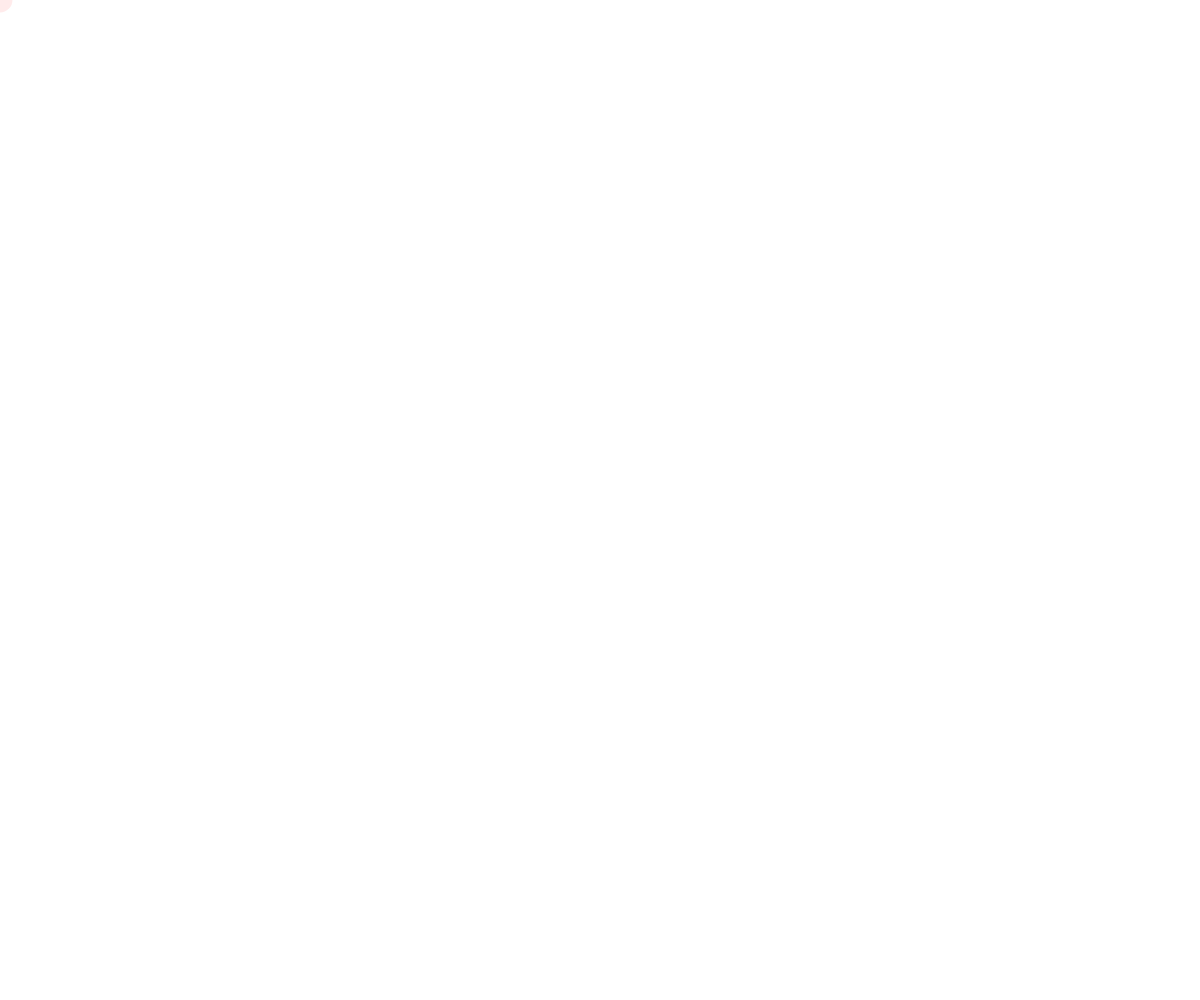
Frame 1 (no input)
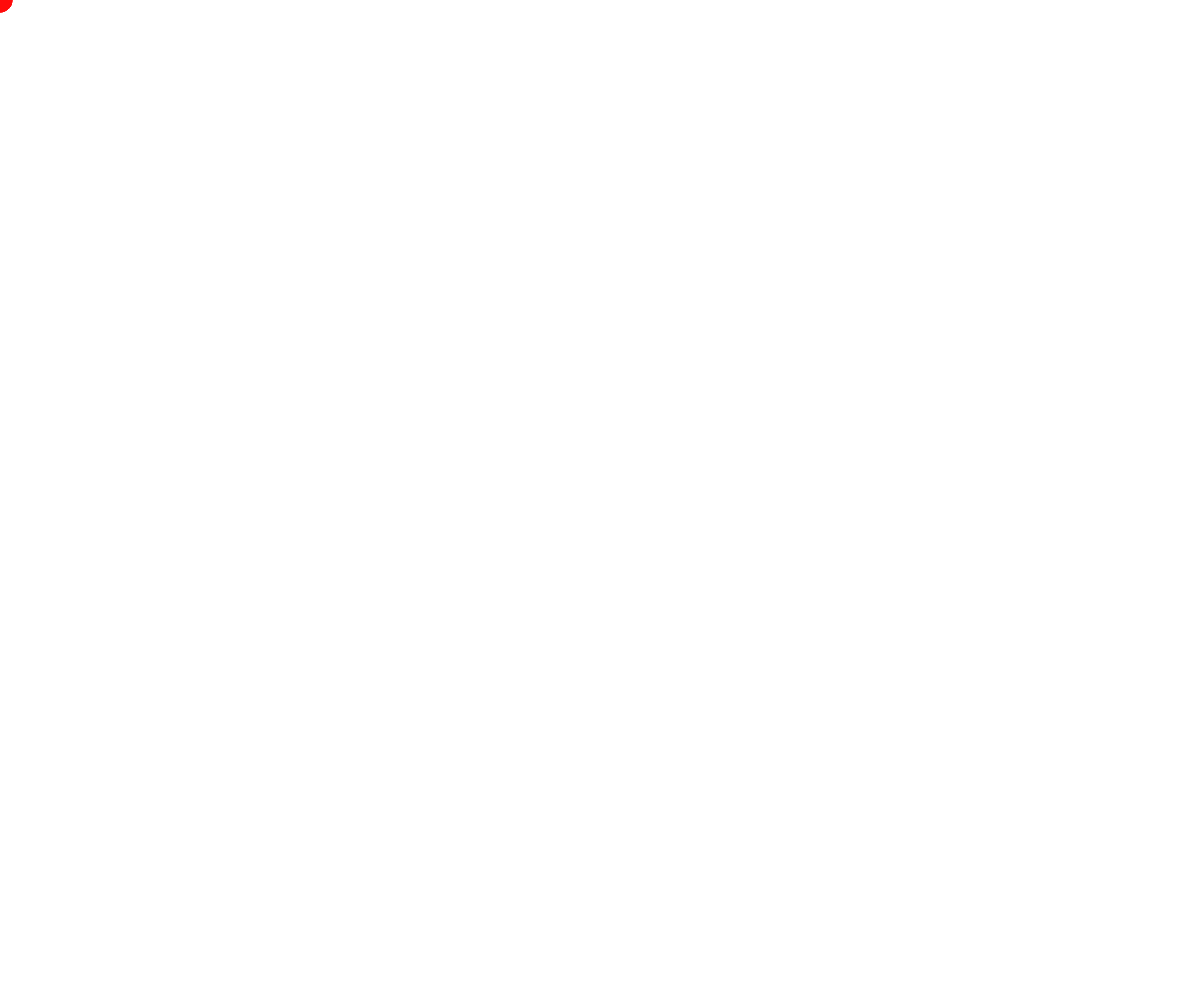
Frame 60 (no input)
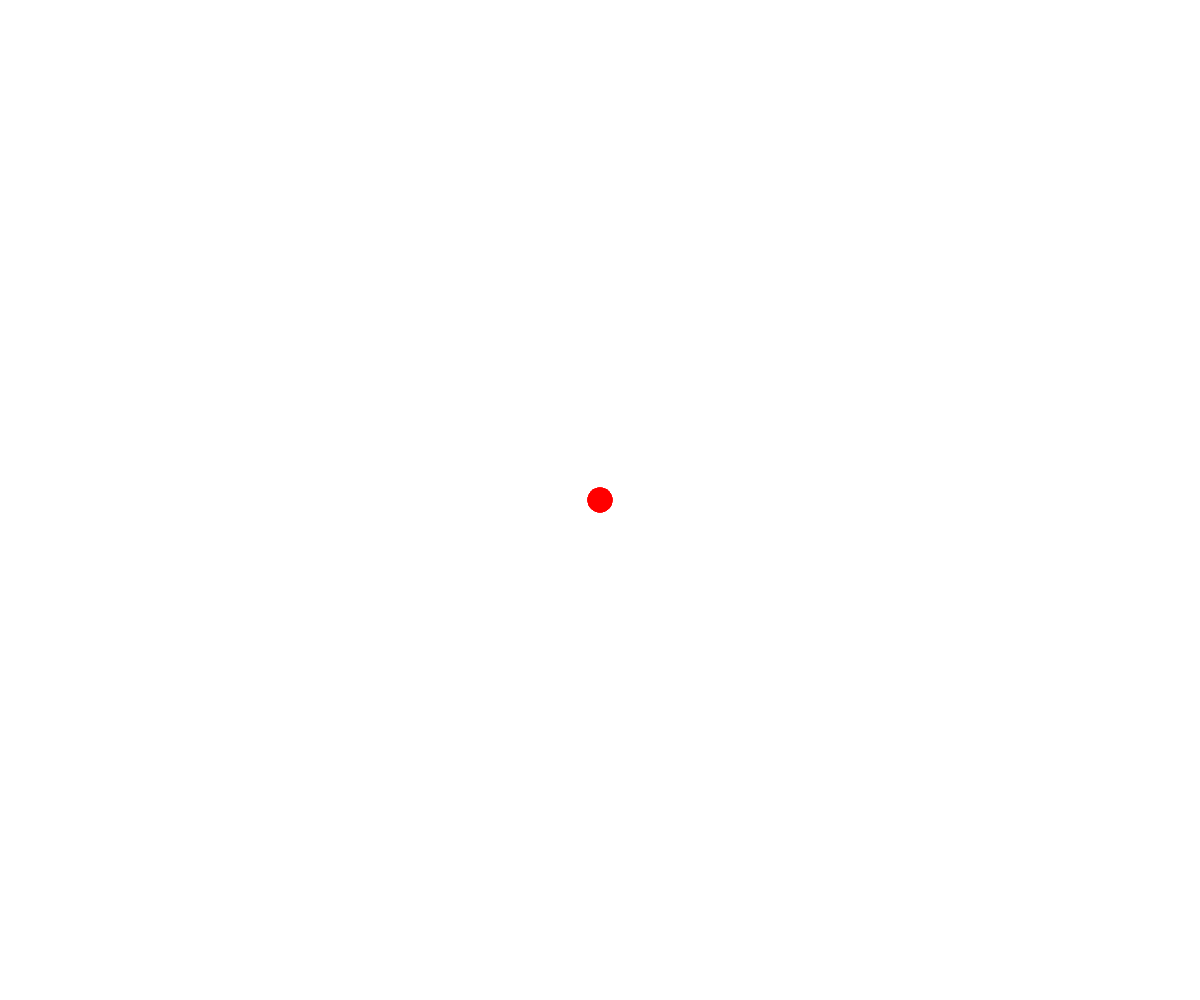
Frame 120 (the mouse pressed at the canvas centre since frame 60)

The p5.js sketch that drew these frames (run headless with seeded random() and noise() and a simulated clock; from frame 60 on, the mouse is pressed at the canvas centre):

// p5.js sketch
// ── sketch.js
let zBereich;


function setup() {
  zBereich= createCanvas(windowWidth, windowHeight);
  zBereich.position(0,0);
  zBereich.style('z-index', '-1');
  
}

function draw() {
  noStroke();
  fill(250,0,0, 20);
  circle(mouseX, mouseY, 25);
}

function mousePressed(){
  background(255);
  
}
// ── style.css
html, body {
  margin: 0;
  padding: 0;
  background-color: orange;
}
canvas {
  display: block;
}

h1{

  color: red;

}
